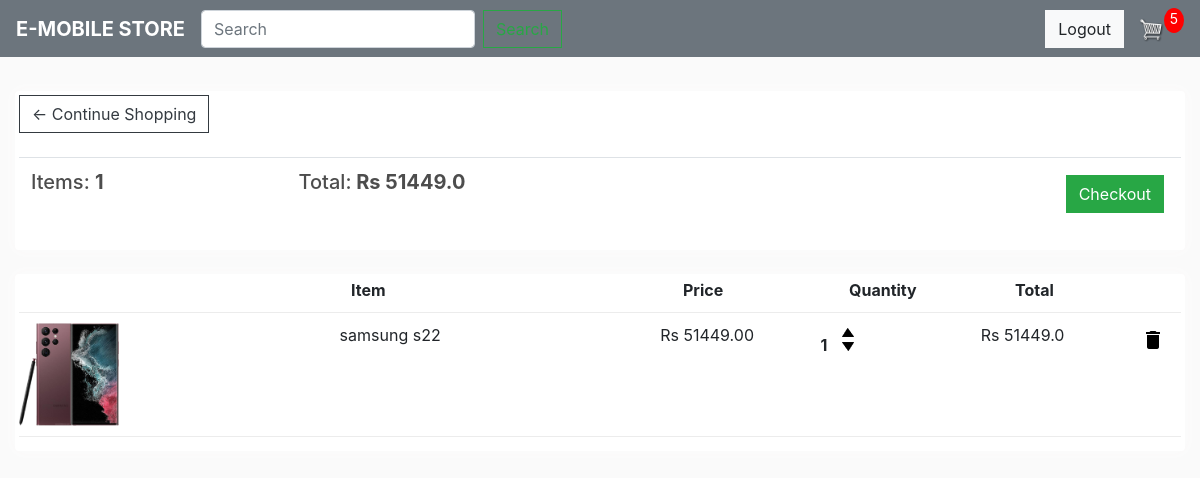
The page /customer/cart (signed in) on the database its author committed.
### customer/models.py (models this page shows, shortened)
class CartItem(models.Model):
    user = models.ForeignKey(CustUser, on_delete=models.CASCADE)
    product = models.ForeignKey(Product, on_delete=models.CASCADE)
    quantity = models.IntegerField(default=1)
    @property
    def get_total(self):
        total = self.product.price * self.quantity
        return total

class Product(models.Model):
    user=models.ForeignKey(CustUser,on_delete=models.CASCADE,related_name="product",null=True)
    name=models.CharField(max_length=200, null=True)
    price=models.FloatField()
    description=models.CharField(max_length=500,null=True)
    image=models.ImageField(null=True, blank=False)
    @property
    def imageURL(self):
        try:
            url = self.image.url
        except:
            url = ''
        return url

### customer/views.py (the view)
# urls.py: path("cart",CartView.as_view(),name="cart"),
class CartView(TemplateView):
    template_name="cart.html"
    def get_context_data(self, **kwargs):
        context=super().get_context_data(**kwargs)
        context['cartitems']=CartItem.objects.filter(user=self.request.user)
        cartitems = CartItem.objects.filter(user=self.request.user)
        total = 0
        item = 0
        for cart_item in cartitems:
            total += (cart_item.product.price * cart_item.quantity)
            item += (cart_item.quantity)
        context['grand_total']=total
        context['item_count']=item
        return context

### customer/templates/cart.html
{% extends 'main.html' %}
{% load static %}
{% block content %}
	<div class="row">
		<div class="col-lg-12">
			<div class="box-element">
				<a  class="btn btn-outline-dark" href="{% url 'chome' %}">&#x2190; Continue Shopping</a>
				<br>
				<br>
				<table class="table">
					<tr>
						<th><h5>Items: <strong>{{item_count}}</strong></h5></th>
						<th><h5>Total:<strong> Rs {{grand_total}}</strong></h5></th>
						<th>
							<a  style="float:right; margin:5px;" class="btn btn-success" href="{% url 'c_out' %}">Checkout</a>
						</th>
					</tr>
				</table>
			</div>
			<br>
			<div class="box-element">
				<div class="cart-row">
					<div style="flex:2"></div>
					<div style="flex:2"><strong>Item</strong></div>
					<div style="flex:1"><strong>Price</strong></div>
					<div style="flex:1"><strong>Quantity</strong></div>
					<div style="flex:1"><strong>Total</strong></div>
				</div>
				{% for item in cartitems %}
				<div class="cart-row">
					<div style="flex:2"><img class="row-image" src="{{item.product.imageURL}}"></div>
					<div style="flex:2">{{item.product.name}}</div>
					<div style="flex:1">Rs {{item.product.price|floatformat:2}}</div>
					<div style="flex:1">
						<p class="quantity">{{item.quantity}}</p>
						<div class="quantity">
							<img data=product{{item.product.id}} data-action="add" class="chg-quantity" src="{% static  'images/arrow.png' %}">
							<img data=product{{item.product.id}} data-action="remove" class="chg-quantity" src="{% static  'images/arrow1.png' %}">
						</div>
					</div>
					<div style="flex:1">Rs {{item.get_total}}</div>
					<a href="{%url 'deletecart' item.id%}" class="navbar-brand">
						<i class="material-icons" style="color: black;">delete</i>
					  </a>
				</div>
				{%endfor%}
			</div>
		</div>
	</div>
	{%endblock content%}

### customer/static/css/main.css (style rules this page uses)
body { background-color: hsl(0, 0%, 98%); }
h1,h2,h3,h4,h5,h6 { color:hsl(0, 0%, 30%); }
.box-element { box-shadow:hsl(0, 33%, 99%) 0 0 16px; background-color: #fff; border-radius: 4px; padding: 4px; }
.col-lg-4, .col-lg-6, .col-lg-8, .col-lg-12 { margin-top: 10px; }
.btn { border-radius: 0; }
.row-image { width: 100px; }
.cart-row { display: flex; align-items: flex-stretch; padding-bottom: 10px; margin-bottom: 10px; border-bottom: 1px solid #ececec; }
.quantity { display: inline-block; font-weight: 700; padding-right:10px; }
.chg-quantity { width: 12px; cursor: pointer; display: block; margin-top: 5px; transition:.1s; }

### rows shown on the page
CartItem: product.imageURL (picture), product.name "samsung s22", product.price "51449.00", quantity "1", get_total "51449.0"

### other values the page prints
{{ item_count }} "1"
{{ grand_total }} "51449.0"
